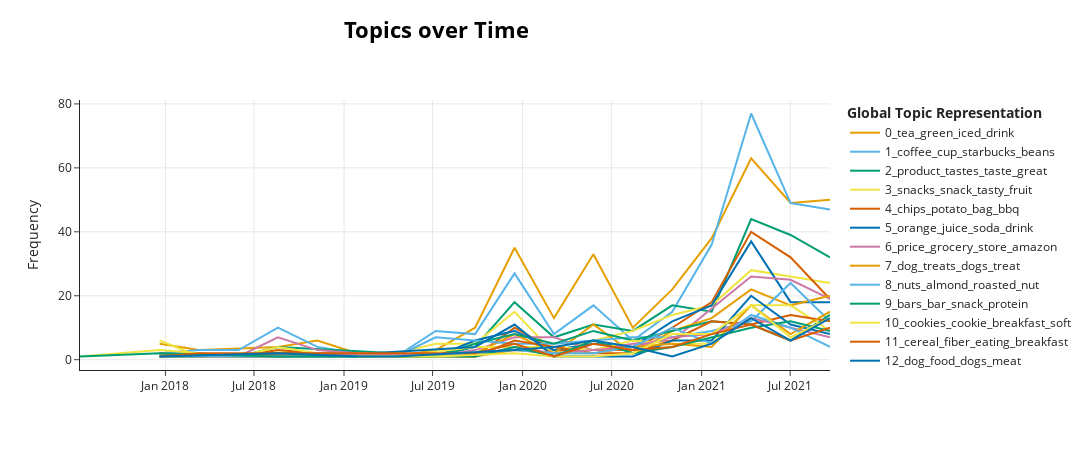

Write notebook code for a chart like this one.
### Code cell
topic_model.visualize_topics_over_time(topics_over_time, top_n_topics=20)

### Figure 1 — Plotly figure (JSON) as saved in the notebook; plotly's stock layout.template omitted (floating-point values rounded to 4 significant figures)
{"data": [{"hoverinfo": "text", "hovertext": ["<b>Topic 0</b><br>Words: tea, different, fan, pleased, bags", "<b>Topic 0</b><br>Words: tea, vitamin, standard, lot, color", "<b>Topic 0</b><br>Words: tea, ice, summer, cheap, isnt", "<b>Topic 0</b><br>Words: tea, refreshing, usually, iced, regret", "<b>Topic 0</b><br>Words: tea, im, berry, satisfied, iced", "<b>Topic 0</b><br>Words: blueberry, adding, amazing, works, fast", "<b>Topic 0</b><br>Words: tea, drink, didnt, brew, leave", "<b>Topic 0</b><br>Words: tea, iced, green, ice, friends", "<b>Topic 0</b><br>Words: tea, green, drink, black, iced", "<b>Topic 0</b><br>Words: tea, green, half, rich, best", "<b>Topic 0</b><br>Words: tea, green, iced, black, drink", "<b>Topic 0</b><br>Words: tea, color, bags, green, add", "<b>Topic 0</b><br>Words: tea, green, loose, enjoy, drink", "<b>Topic 0</b><br>Words: tea, green, black, like, iced", "<b>Topic 0</b><br>Words: tea, green, black, iced, leaves", "<b>Topic 0</b><br>Words: tea, green, iced, cinnamon, drink", "<b>Topic 0</b><br>Words: tea, green, drink, iced, flavor"], "marker": {"color": "#E69F00"}, "mode": "lines", "name": "0_tea_green_iced_drink", "type": "scatter", "x": ["2017-12-20T04:48:00", "2018-03-10T19:12:00", "2018-08-19T00:00:00", "2018-11-07T14:24:00", "2019-01-27T04:48:00", "2019-04-17T19:12:00", "2019-07-07T09:36:00", "2019-09-26T00:00:00", "2019-12-15T14:24:00", "2020-03-05T04:48:00", "2020-05-24T19:12:00", "2020-08-13T09:36:00", "2020-11-02T00:00:00", "2021-01-21T14:24:00", "2021-04-12T04:48:00", "2021-07-01T19:12:00", "2021-09-20T09:36:00"], "y": [5, 3, 4, 6, 2, 1, 3, 10, 35, 13, 33, 10, 22, 38, 63, 49, 50]}, {"hoverinfo": "text", "hovertext": ["<b>Topic 1</b><br>Words: dark, coffee, interesting, target, write", "<b>Topic 1</b><br>Words: dark, coffee, currently, means, stomach", "<b>Topic 1</b><br>Words: starbucks, coffee, discontinued, average, okay", "<b>Topic 1</b><br>Words: coffee, bean, smooth, starbucks, strong", "<b>Topic 1</b><br>Words: coffee, ordering, larger, amazon, repeat", "<b>Topic 1</b><br>Words: closer, favorite, job, truly, coffee", "<b>Topic 1</b><br>Words: pass, throwing, friend, rest, wouldnt", "<b>Topic 1</b><br>Words: coffee, beans, strong, dark, ive", "<b>Topic 1</b><br>Words: coffee, tasting, instant, office, machine", "<b>Topic 1</b><br>Words: coffee, french, cup, strong, starbucks", "<b>Topic 1</b><br>Words: coffee, cup, starbucks, freshly, instant", "<b>Topic 1</b><br>Words: coffee, flavored, cup, restaurant, lover", "<b>Topic 1</b><br>Words: coffee, starbucks, instant, blue, rich", "<b>Topic 1</b><br>Words: coffee, cup, beans, tried, bean", "<b>Topic 1</b><br>Words: coffee, cup, french, starbucks, beans", "<b>Topic 1</b><br>Words: coffee, cup, flavored, bitter, starbucks", "<b>Topic 1</b><br>Words: coffee, blend, starbucks, cup, dark", "<b>Topic 1</b><br>Words: coffee, cup, starbucks, beans, flavored"], "marker": {"color": "#56B4E9"}, "mode": "lines", "name": "1_coffee_cup_starbucks_beans", "type": "scatter", "x": ["2017-12-20T04:48:00", "2018-03-10T19:12:00", "2018-05-30T09:36:00", "2018-08-19T00:00:00", "2018-11-07T14:24:00", "2019-01-27T04:48:00", "2019-04-17T19:12:00", "2019-07-07T09:36:00", "2019-09-26T00:00:00", "2019-12-15T14:24:00", "2020-03-05T04:48:00", "2020-05-24T19:12:00", "2020-08-13T09:36:00", "2020-11-02T00:00:00", "2021-01-21T14:24:00", "2021-04-12T04:48:00", "2021-07-01T19:12:00", "2021-09-20T09:36:00"], "y": [2, 3, 3, 10, 4, 2, 1, 9, 8, 27, 8, 17, 6, 15, 36, 77, 49, 47]}, {"hoverinfo": "text", "hovertext": ["<b>Topic 2</b><br>Words: consistently, freshness, hit, miss, quality", "<b>Topic 2</b><br>Words: favor, average, personal, produce, health", "<b>Topic 2</b><br>Words: mom, gift, day, lot, taste", "<b>Topic 2</b><br>Words: gift, save, brother, mother, sure", "<b>Topic 2</b><br>Words: pleased, reorder, sense, liquid, left", "<b>Topic 2</b><br>Words: guests, served, chemical, dinner, type", "<b>Topic 2</b><br>Words: pure, quality, consistent, stays, try", "<b>Topic 2</b><br>Words: taste, product, ended, great, away", "<b>Topic 2</b><br>Words: used, jar, china, tastes, gave", "<b>Topic 2</b><br>Words: bottle, authentic, highly, unlike, good", "<b>Topic 2</b><br>Words: read, site, throw, shipping, yes", "<b>Topic 2</b><br>Words: taken, spice, recommend, product, tastes", "<b>Topic 2</b><br>Words: turns, product, prepare, pouch, cooking", "<b>Topic 2</b><br>Words: spice, product, tastes, spices, cooking", "<b>Topic 2</b><br>Words: cooking, tastes, spices, product, smell", "<b>Topic 2</b><br>Words: item, product, tastes, smell, great"], "marker": {"color": "#009E73"}, "mode": "lines", "name": "2_product_tastes_taste_great", "type": "scatter", "x": ["2017-12-20T04:48:00", "2018-03-10T19:12:00", "2018-05-30T09:36:00", "2018-08-19T00:00:00", "2019-04-17T19:12:00", "2019-07-07T09:36:00", "2019-09-26T00:00:00", "2019-12-15T14:24:00", "2020-03-05T04:48:00", "2020-05-24T19:12:00", "2020-08-13T09:36:00", "2020-11-02T00:00:00", "2021-01-21T14:24:00", "2021-04-12T04:48:00", "2021-07-01T19:12:00", "2021-09-20T09:36:00"], "y": [1, 2, 1, 4, 2, 1, 4, 18, 7, 11, 9, 17, 15, 44, 39, 32]}, {"hoverinfo": "text", "hovertext": ["<b>Topic 3</b><br>Words: road, snack, fruit, snacks, caramel", "<b>Topic 3</b><br>Words: shared, wait, filling, husband, loved", "<b>Topic 3</b><br>Words: 2nd, fruit, texture, snack, calories", "<b>Topic 3</b><br>Words: expert, likely, purchase, snacks, sitting", "<b>Topic 3</b><br>Words: hit, chewy, extra, kids, regular", "<b>Topic 3</b><br>Words: biggest, learned, doubt, leave, super", "<b>Topic 3</b><br>Words: discount, sells, twice, snacks, pricey", "<b>Topic 3</b><br>Words: snacks, light, holds, id, guilty", "<b>Topic 3</b><br>Words: month, snack, follow, directions, daughter", "<b>Topic 3</b><br>Words: snacks, snack, crunch, loves, fruit", "<b>Topic 3</b><br>Words: inexpensive, 150, target, trader, joes", "<b>Topic 3</b><br>Words: snack, snacks, tasty, healthy, yogurt", "<b>Topic 3</b><br>Words: snacks, snack, loves, crunch, course", "<b>Topic 3</b><br>Words: snacks, snack, teeth, eating, theyre", "<b>Topic 3</b><br>Words: snack, snacks, healthy, tasty, fruit", "<b>Topic 3</b><br>Words: snack, snacks, tasty, great, fruit", "<b>Topic 3</b><br>Words: snacks, snack, fruit, tasty, strawberry", "<b>Topic 3</b><br>Words: snacks, snack, tasty, healthy, case"], "marker": {"color": "#F0E442"}, "mode": "lines", "name": "3_snacks_snack_tasty_fruit", "type": "scatter", "x": ["2017-12-20T04:48:00", "2018-03-10T19:12:00", "2018-05-30T09:36:00", "2018-08-19T00:00:00", "2018-11-07T14:24:00", "2019-01-27T04:48:00", "2019-04-17T19:12:00", "2019-07-07T09:36:00", "2019-09-26T00:00:00", "2019-12-15T14:24:00", "2020-03-05T04:48:00", "2020-05-24T19:12:00", "2020-08-13T09:36:00", "2020-11-02T00:00:00", "2021-01-21T14:24:00", "2021-04-12T04:48:00", "2021-07-01T19:12:00", "2021-09-20T09:36:00"], "y": [6, 1, 1, 3, 1, 2, 2, 5, 5, 15, 2, 6, 9, 14, 17, 28, 26, 24]}, {"hoverinfo": "text", "hovertext": ["<b>Topic 4</b><br>Words: chips, potato, fat, current, saturated", "<b>Topic 4</b><br>Words: lime, chips, flavoring, traditional, favorites", "<b>Topic 4</b><br>Words: chips, look, consistent, obviously, response", "<b>Topic 4</b><br>Words: chips, onion, cheese, bag, asian", "<b>Topic 4</b><br>Words: cents, flavoring, chips, ounce, residue", "<b>Topic 4</b><br>Words: lime, chips, flavoring, traditional, favorites", "<b>Topic 4</b><br>Words: chips, texture, potato, bag, heat", "<b>Topic 4</b><br>Words: chips, discontinued, quantity, number, care", "<b>Topic 4</b><br>Words: chips, lime, apple, flavoring, crisp", "<b>Topic 4</b><br>Words: chips, crackers, potato, bbq, garlic", "<b>Topic 4</b><br>Words: chips, pepper, powder, onion, potato", "<b>Topic 4</b><br>Words: chips, bag, potato, baked, bags", "<b>Topic 4</b><br>Words: chips, bbq, baked, potato, bag", "<b>Topic 4</b><br>Words: chips, potato, sour, onion, bag", "<b>Topic 4</b><br>Words: chips, potato, bag, bags, calories"], "marker": {"color": "#D55E00"}, "mode": "lines", "name": "4_chips_potato_bag_bbq", "type": "scatter", "x": ["2017-12-20T04:48:00", "2018-03-10T19:12:00", "2018-05-30T09:36:00", "2018-08-19T00:00:00", "2018-11-07T14:24:00", "2019-09-26T00:00:00", "2019-12-15T14:24:00", "2020-03-05T04:48:00", "2020-05-24T19:12:00", "2020-08-13T09:36:00", "2020-11-02T00:00:00", "2021-01-21T14:24:00", "2021-04-12T04:48:00", "2021-07-01T19:12:00", "2021-09-20T09:36:00"], "y": [1, 1, 1, 3, 2, 1, 10, 3, 3, 3, 10, 18, 40, 32, 19]}, {"hoverinfo": "text", "hovertext": ["<b>Topic 5</b><br>Words: hoped, typical, honest, rating, disappointment", "<b>Topic 5</b><br>Words: says, reason, year, treat, stores", "<b>Topic 5</b><br>Words: soda, fruity, weird, aftertaste, alternative", "<b>Topic 5</b><br>Words: fruit, unpleasant, berry, pleasantly, soda", "<b>Topic 5</b><br>Words: important, switch, kids, great, taste", "<b>Topic 5</b><br>Words: juice, orange, drink, switch, soda", "<b>Topic 5</b><br>Words: juice, orange, soda, switch, flavors", "<b>Topic 5</b><br>Words: orange, switch, drink, juice, alternative", "<b>Topic 5</b><br>Words: soda, juice, drink, refreshing, size", "<b>Topic 5</b><br>Words: vitamin, orange, 12, daily, juice", "<b>Topic 5</b><br>Words: orange, juice, switch, drink, soda", "<b>Topic 5</b><br>Words: soda, juice, orange, switch, 100", "<b>Topic 5</b><br>Words: orange, juice, soda, drink, switch", "<b>Topic 5</b><br>Words: orange, soda, juice, drink, vitamin", "<b>Topic 5</b><br>Words: juice, orange, soda, drink, switch"], "marker": {"color": "#0072B2"}, "mode": "lines", "name": "5_orange_juice_soda_drink", "type": "scatter", "x": ["2017-12-20T04:48:00", "2018-03-10T19:12:00", "2018-08-19T00:00:00", "2019-04-17T19:12:00", "2019-07-07T09:36:00", "2019-09-26T00:00:00", "2019-12-15T14:24:00", "2020-03-05T04:48:00", "2020-05-24T19:12:00", "2020-08-13T09:36:00", "2020-11-02T00:00:00", "2021-01-21T14:24:00", "2021-04-12T04:48:00", "2021-07-01T19:12:00", "2021-09-20T09:36:00"], "y": [1, 1, 2, 1, 1, 6, 9, 3, 5, 4, 12, 17, 37, 18, 18]}, {"hoverinfo": "text", "hovertext": ["<b>Topic 6</b><br>Words: charge, costco, currently, beware, careful", "<b>Topic 6</b><br>Words: packs, receive, total, boxes, received", "<b>Topic 6</b><br>Words: club, prices, close, believe, high", "<b>Topic 6</b><br>Words: 10, pay, words, mistake, walmart", "<b>Topic 6</b><br>Words: formula, usually, store, person, pay", "<b>Topic 6</b><br>Words: comparable, subscription, person, formula, research", "<b>Topic 6</b><br>Words: superior, costco, priced, far, different", "<b>Topic 6</b><br>Words: locally, traveling, stores, half, attention", "<b>Topic 6</b><br>Words: price, amazon, target, buy, pay", "<b>Topic 6</b><br>Words: boxes, formula, price, local, box", "<b>Topic 6</b><br>Words: seed, price, living, target, goods", "<b>Topic 6</b><br>Words: locally, paid, pricing, local, overpriced", "<b>Topic 6</b><br>Words: formula, work, change, boxes, price", "<b>Topic 6</b><br>Words: price, grocery, store, shipping, oz", "<b>Topic 6</b><br>Words: costco, store, price, cheaper, grocery", "<b>Topic 6</b><br>Words: price, grocery, retail, amazon, store", "<b>Topic 6</b><br>Words: price, amazon, shipping, deal, grocery"], "marker": {"color": "#CC79A7"}, "mode": "lines", "name": "6_price_grocery_store_amazon", "type": "scatter", "x": ["2017-12-20T04:48:00", "2018-03-10T19:12:00", "2018-05-30T09:36:00", "2018-08-19T00:00:00", "2018-11-07T14:24:00", "2019-01-27T04:48:00", "2019-07-07T09:36:00", "2019-09-26T00:00:00", "2019-12-15T14:24:00", "2020-03-05T04:48:00", "2020-05-24T19:12:00", "2020-08-13T09:36:00", "2020-11-02T00:00:00", "2021-01-21T14:24:00", "2021-04-12T04:48:00", "2021-07-01T19:12:00", "2021-09-20T09:36:00"], "y": [2, 1, 1, 7, 3, 2, 1, 3, 7, 7, 3, 5, 6, 16, 26, 25, 19]}, {"hoverinfo": "text", "hovertext": ["<b>Topic 7</b><br>Words: gross, smelled, cut, dogs, thats", "<b>Topic 7</b><br>Words: holiday, supply, hand, treats, treat", "<b>Topic 7</b><br>Words: dogs, treats, tough, longer, treat", "<b>Topic 7</b><br>Words: soft, multiple, supply, containers, amazons", "<b>Topic 7</b><br>Words: dog, treats, dogs, adult, affordable", "<b>Topic 7</b><br>Words: quality, 17, brother, returned, item", "<b>Topic 7</b><br>Words: dogs, dog, ball, sticks, crazy", "<b>Topic 7</b><br>Words: treats, receive, dogs, pound, weight", "<b>Topic 7</b><br>Words: dogs, treats, amazoncom, dog, shipping", "<b>Topic 7</b><br>Words: dog, dogs, treats, vendor, sticks", "<b>Topic 7</b><br>Words: dogs, dog, treats, treat, chew", "<b>Topic 7</b><br>Words: treats, dog, dogs, loves, treat", "<b>Topic 7</b><br>Words: dog, treats, dogs, chew, sticks"], "marker": {"color": "#E69F00"}, "mode": "lines", "name": "7_dog_treats_dogs_treat", "type": "scatter", "x": ["2017-12-20T04:48:00", "2018-08-19T00:00:00", "2019-07-07T09:36:00", "2019-09-26T00:00:00", "2019-12-15T14:24:00", "2020-03-05T04:48:00", "2020-05-24T19:12:00", "2020-08-13T09:36:00", "2020-11-02T00:00:00", "2021-01-21T14:24:00", "2021-04-12T04:48:00", "2021-07-01T19:12:00", "2021-09-20T09:36:00"], "y": [1, 1, 1, 2, 8, 2, 11, 2, 9, 13, 22, 17, 20]}, {"hoverinfo": "text", "hovertext": ["<b>Topic 8</b><br>Words: happens, 200, workout, natural, sick", "<b>Topic 8</b><br>Words: stale, run, crunchy, salty, treat", "<b>Topic 8</b><br>Words: expert, companies, mother, checked, packed", "<b>Topic 8</b><br>Words: nuts, almond, ball, fresh, roasted", "<b>Topic 8</b><br>Words: nuts, lightly, blue, roasted, convenient", "<b>Topic 8</b><br>Words: nuts, mixed, nut, freshness, hoped", "<b>Topic 8</b><br>Words: nuts, raw, almond, pepper, seal", "<b>Topic 8</b><br>Words: nuts, salt, pepper, nut, cardboard", "<b>Topic 8</b><br>Words: nuts, trader, joes, honey, almond", "<b>Topic 8</b><br>Words: nuts, nut, almond, fresh, crunch", "<b>Topic 8</b><br>Words: nuts, eating, roasted, stop, snack", "<b>Topic 8</b><br>Words: nuts, roasted, almond, nut, snack", "<b>Topic 8</b><br>Words: nuts, almond, snack, sitting, fresh"], "marker": {"color": "#56B4E9"}, "mode": "lines", "name": "8_nuts_almond_roasted_nut", "type": "scatter", "x": ["2017-12-20T04:48:00", "2018-05-30T09:36:00", "2019-04-17T19:12:00", "2019-07-07T09:36:00", "2019-12-15T14:24:00", "2020-03-05T04:48:00", "2020-05-24T19:12:00", "2020-08-13T09:36:00", "2020-11-02T00:00:00", "2021-01-21T14:24:00", "2021-04-12T04:48:00", "2021-07-01T19:12:00", "2021-09-20T09:36:00"], "y": [2, 1, 1, 7, 5, 5, 6, 7, 7, 9, 12, 24, 12]}, {"hoverinfo": "text", "hovertext": ["<b>Topic 9</b><br>Words: rate, bar, bars, special, energy", "<b>Topic 9</b><br>Words: bars, fiber, bar, chewy, peanut", "<b>Topic 9</b><br>Words: bars, protein, afraid, shakes, high", "<b>Topic 9</b><br>Words: bars, expert, sun, bar, stays", "<b>Topic 9</b><br>Words: feeling, pick, bar, true, bars", "<b>Topic 9</b><br>Words: banana, afternoon, bars, chewy, nut", "<b>Topic 9</b><br>Words: bars, eating, offered, suggest, clean", "<b>Topic 9</b><br>Words: bar, bars, peanut, organic, snack", "<b>Topic 9</b><br>Words: bars, bar, snack, chewy, protein", "<b>Topic 9</b><br>Words: bars, bar, snack, ingredients, wants", "<b>Topic 9</b><br>Words: bars, bar, banana, snack, sugars", "<b>Topic 9</b><br>Words: bars, bar, future, snack, pay", "<b>Topic 9</b><br>Words: bars, bar, snack, protein, want", "<b>Topic 9</b><br>Words: bars, bar, protein, special, strawberry", "<b>Topic 9</b><br>Words: bars, bar, snack, protein, tasting", "<b>Topic 9</b><br>Words: bar, bars, snack, sugars, guess", "<b>Topic 9</b><br>Words: bars, bar, meal, snack, protein"], "marker": {"color": "#009E73"}, "mode": "lines", "name": "9_bars_bar_snack_protein", "type": "scatter", "x": ["2017-12-20T04:48:00", "2018-03-10T19:12:00", "2018-08-19T00:00:00", "2018-11-07T14:24:00", "2019-01-27T04:48:00", "2019-04-17T19:12:00", "2019-07-07T09:36:00", "2019-09-26T00:00:00", "2019-12-15T14:24:00", "2020-03-05T04:48:00", "2020-05-24T19:12:00", "2020-08-13T09:36:00", "2020-11-02T00:00:00", "2021-01-21T14:24:00", "2021-04-12T04:48:00", "2021-07-01T19:12:00", "2021-09-20T09:36:00"], "y": [1, 1, 2, 2, 1, 1, 1, 5, 8, 5, 9, 6, 9, 12, 11, 6, 14]}, {"hoverinfo": "text", "hovertext": ["<b>Topic 10</b><br>Words: pretty, individually, crisp, wrapped, cookies", "<b>Topic 10</b><br>Words: cookies, individually, sweet, unpleasant, freshly", "<b>Topic 10</b><br>Words: cookies, cookie, exception, rarely, response", "<b>Topic 10</b><br>Words: unlike, yes, cookie, cookies, soft", "<b>Topic 10</b><br>Words: cookies, cookie, multiple, search, mom", "<b>Topic 10</b><br>Words: cookie, cookies, cereal, worried, excellent", "<b>Topic 10</b><br>Words: peanut, cookies, dark, butter, chocolate", "<b>Topic 10</b><br>Words: hassle, mom, kid, cookies, homemade", "<b>Topic 10</b><br>Words: cookies, cookie, chocolate, intense, wasted", "<b>Topic 10</b><br>Words: cookies, cookie, son, ginger, tree", "<b>Topic 10</b><br>Words: cookies, cookie, youve, peanut, ordering", "<b>Topic 10</b><br>Words: cookies, life, carry, cookie, awhile", "<b>Topic 10</b><br>Words: cookies, breakfast, cookie, loaded, chewy", "<b>Topic 10</b><br>Words: cookies, cookie, multiple, theyre, healthier", "<b>Topic 10</b><br>Words: cookies, cookie, breakfast, reviews, summer", "<b>Topic 10</b><br>Words: cookies, cookie, breakfast, peanut, chocolate", "<b>Topic 10</b><br>Words: cookies, cookie, lemon, arent, chewy", "<b>Topic 10</b><br>Words: cookies, cookie, breakfast, morning, sweet"], "marker": {"color": "#F0E442"}, "mode": "lines", "name": "10_cookies_cookie_breakfast_soft", "type": "scatter", "x": ["2017-07-10T09:18:43.200000", "2017-12-20T04:48:00", "2018-03-10T19:12:00", "2018-05-30T09:36:00", "2018-08-19T00:00:00", "2018-11-07T14:24:00", "2019-01-27T04:48:00", "2019-04-17T19:12:00", "2019-09-26T00:00:00", "2019-12-15T14:24:00", "2020-03-05T04:48:00", "2020-05-24T19:12:00", "2020-08-13T09:36:00", "2020-11-02T00:00:00", "2021-01-21T14:24:00", "2021-04-12T04:48:00", "2021-07-01T19:12:00", "2021-09-20T09:36:00"], "y": [1, 3, 2, 1, 4, 2, 1, 1, 4, 4, 4, 3, 6, 5, 5, 17, 17, 9]}, {"hoverinfo": "text", "hovertext": ["<b>Topic 11</b><br>Words: cereal, nutritious, fiber, versatile, mixing", "<b>Topic 11</b><br>Words: cereal, healthy, fun, definitely, usual", "<b>Topic 11</b><br>Words: cereal, fruits, feeling, oh, nearly", "<b>Topic 11</b><br>Words: cereal, cinnamon, needed, eating, original", "<b>Topic 11</b><br>Words: cereal, crunchy, breakfast, powder, additives", "<b>Topic 11</b><br>Words: cereal, nut, hours, breakfast, crunchy", "<b>Topic 11</b><br>Words: cereal, morning, popular, straight, sugary", "<b>Topic 11</b><br>Words: cereal, fun, tasteless, possible, combination", "<b>Topic 11</b><br>Words: cereal, dietary, fiber, parents, shot", "<b>Topic 11</b><br>Words: cereal, milk, fiber, sugar, consistency", "<b>Topic 11</b><br>Words: cereal, high, fiber, breakfast, grocery", "<b>Topic 11</b><br>Words: cereal, healthy, eating, fiber, breakfast", "<b>Topic 11</b><br>Words: cereal, fiber, wheat, milk, sugar"], "marker": {"color": "#D55E00"}, "mode": "lines", "name": "11_cereal_fiber_eating_breakfast", "type": "scatter", "x": ["2017-12-20T04:48:00", "2018-03-10T19:12:00", "2018-08-19T00:00:00", "2019-09-26T00:00:00", "2019-12-15T14:24:00", "2020-03-05T04:48:00", "2020-05-24T19:12:00", "2020-08-13T09:36:00", "2020-11-02T00:00:00", "2021-01-21T14:24:00", "2021-04-12T04:48:00", "2021-07-01T19:12:00", "2021-09-20T09:36:00"], "y": [2, 1, 2, 1, 6, 4, 2, 2, 6, 12, 11, 14, 12]}, {"hoverinfo": "text", "hovertext": ["<b>Topic 12</b><br>Words: dog, dogs, minimum, learned, small", "<b>Topic 12</b><br>Words: dogs, dog, blue, cooked, food", "<b>Topic 12</b><br>Words: dog, food, dogs, meat, corn", "<b>Topic 12</b><br>Words: dog, food, dogs, premium, ingredients", "<b>Topic 12</b><br>Words: food, lb, consistently, switched, think", "<b>Topic 12</b><br>Words: newmans, dog, food, likes, organic", "<b>Topic 12</b><br>Words: outside, dog, dogs, actually, food", "<b>Topic 12</b><br>Words: dog, food, newmans, meat, solid", "<b>Topic 12</b><br>Words: dog, food, dogs, feed, blue", "<b>Topic 12</b><br>Words: dog, food, dogs, hes, meat", "<b>Topic 12</b><br>Words: dog, food, dogs, healthy, meat", "<b>Topic 12</b><br>Words: dog, food, dogs, feed, golden"], "marker": {"color": "#0072B2"}, "mode": "lines", "name": "12_dog_food_dogs_meat", "type": "scatter", "x": ["2018-05-30T09:36:00", "2018-11-07T14:24:00", "2019-09-26T00:00:00", "2019-12-15T14:24:00", "2020-03-05T04:48:00", "2020-05-24T19:12:00", "2020-08-13T09:36:00", "2020-11-02T00:00:00", "2021-01-21T14:24:00", "2021-04-12T04:48:00", "2021-07-01T19:12:00", "2021-09-20T09:36:00"], "y": [1, 1, 4, 11, 1, 1, 1, 6, 6, 20, 11, 8]}, {"hoverinfo": "text", "hovertext": ["<b>Topic 13</b><br>Words: corn, traditional, banana, candy, maple", "<b>Topic 13</b><br>Words: previously, sorry, realize, stale, packaged", "<b>Topic 13</b><br>Words: candy, pieces, buyer, instead, shows", "<b>Topic 13</b><br>Words: suggested, broken, worried, wonder, saved", "<b>Topic 13</b><br>Words: gift, perfect, arrived, condition, surprised", "<b>Topic 13</b><br>Words: candy, packaged, old, large, box", "<b>Topic 13</b><br>Words: candy, young, hand, arrived, child", "<b>Topic 13</b><br>Words: candy, big, sale, bag, stores", "<b>Topic 13</b><br>Words: candy, brand, warehouse, broken, counter", "<b>Topic 13</b><br>Words: candy, box, gift, warm, items", "<b>Topic 13</b><br>Words: candy, box, inside, items, cardboard", "<b>Topic 13</b><br>Words: broken, candy, box, came, wrapped", "<b>Topic 13</b><br>Words: candy, box, stale, opened, apart", "<b>Topic 13</b><br>Words: candy, gift, bar, box, came"], "marker": {"color": "#CC79A7"}, "mode": "lines", "name": "13_candy_broken_box_gift", "type": "scatter", "x": ["2018-03-10T19:12:00", "2018-05-30T09:36:00", "2018-08-19T00:00:00", "2018-11-07T14:24:00", "2019-09-26T00:00:00", "2019-12-15T14:24:00", "2020-03-05T04:48:00", "2020-05-24T19:12:00", "2020-08-13T09:36:00", "2020-11-02T00:00:00", "2021-01-21T14:24:00", "2021-04-12T04:48:00", "2021-07-01T19:12:00", "2021-09-20T09:36:00"], "y": [1, 1, 1, 2, 1, 4, 2, 3, 4, 7, 8, 13, 10, 7]}, {"hoverinfo": "text", "hovertext": ["<b>Topic 14</b><br>Words: cat, current, interesting, hungry, hes", "<b>Topic 14</b><br>Words: sitting, waste, absolutely, eat, food", "<b>Topic 14</b><br>Words: cat, diet, food, dry, adult", "<b>Topic 14</b><br>Words: thanks, cat, feel, food, price", "<b>Topic 14</b><br>Words: cat, food, turkey, newmans, diet", "<b>Topic 14</b><br>Words: hes, cat, pulled, interested, tooth", "<b>Topic 14</b><br>Words: cat, wont, looks, bad, grew", "<b>Topic 14</b><br>Words: cat, food, feed, quality, local", "<b>Topic 14</b><br>Words: cat, grain, free, food, eat", "<b>Topic 14</b><br>Words: cat, food, eating, diet, day", "<b>Topic 14</b><br>Words: cat, food, grain, diet, dry", "<b>Topic 14</b><br>Words: cat, food, fish, supplement, acid", "<b>Topic 14</b><br>Words: cat, food, eat, dry, canned"], "marker": {"color": "#E69F00"}, "mode": "lines", "name": "14_cat_food_grain_diet", "type": "scatter", "x": ["2017-12-20T04:48:00", "2018-05-30T09:36:00", "2019-04-17T19:12:00", "2019-09-26T00:00:00", "2019-12-15T14:24:00", "2020-03-05T04:48:00", "2020-05-24T19:12:00", "2020-08-13T09:36:00", "2020-11-02T00:00:00", "2021-01-21T14:24:00", "2021-04-12T04:48:00", "2021-07-01T19:12:00", "2021-09-20T09:36:00"], "y": [1, 1, 1, 1, 3, 2, 2, 4, 5, 4, 17, 8, 15]}, {"hoverinfo": "text", "hovertext": ["<b>Topic 15</b><br>Words: crackers, crisp, grains, substitute, grain", "<b>Topic 15</b><br>Words: crackers, diet, road, buttery, car", "<b>Topic 15</b><br>Words: reach, taken, count, weight, calorie", "<b>Topic 15</b><br>Words: crackers, offers, ton, quite, thrilled", "<b>Topic 15</b><br>Words: boxes, crackers, italian, inside, liked", "<b>Topic 15</b><br>Words: heard, crackers, adults, shows, include", "<b>Topic 15</b><br>Words: crackers, boxes, strange, box, old", "<b>Topic 15</b><br>Words: crackers, young, non, flavour, allergic", "<b>Topic 15</b><br>Words: crackers, crunchy, 120, yum, vegetable", "<b>Topic 15</b><br>Words: crackers, fat, trans, low, dietary", "<b>Topic 15</b><br>Words: crackers, heart, gluten, corn, wheat", "<b>Topic 15</b><br>Words: crackers, thicker, pie, impressed, immediately", "<b>Topic 15</b><br>Words: crackers, snack, delicious, store, tasty", "<b>Topic 15</b><br>Words: crackers, boxes, subscribe, box, save", "<b>Topic 15</b><br>Words: crackers, result, crunch, rice, snack"], "marker": {"color": "#56B4E9"}, "mode": "lines", "name": "15_crackers_boxes_box_snack", "type": "scatter", "x": ["2017-12-20T04:48:00", "2018-08-19T00:00:00", "2018-11-07T14:24:00", "2019-01-27T04:48:00", "2019-04-17T19:12:00", "2019-09-26T00:00:00", "2019-12-15T14:24:00", "2020-03-05T04:48:00", "2020-05-24T19:12:00", "2020-08-13T09:36:00", "2020-11-02T00:00:00", "2021-01-21T14:24:00", "2021-04-12T04:48:00", "2021-07-01T19:12:00", "2021-09-20T09:36:00"], "y": [1, 1, 1, 1, 1, 2, 3, 2, 2, 4, 10, 5, 14, 10, 4]}, {"hoverinfo": "text", "hovertext": ["<b>Topic 16</b><br>Words: sodium, hard, great, price, product", "<b>Topic 16</b><br>Words: salt, salty, content, lunch, value", "<b>Topic 16</b><br>Words: salt, meant, example, brings, chicken", "<b>Topic 16</b><br>Words: seasoning, items, work, great, salt", "<b>Topic 16</b><br>Words: salt, table, sea, learned, eggs", "<b>Topic 16</b><br>Words: salt, lemon, table, sea, ok", "<b>Topic 16</b><br>Words: balance, veggies, overall, salty, gave", "<b>Topic 16</b><br>Words: salt, sea, table, sodium, salty", "<b>Topic 16</b><br>Words: salt, acquired, sodium, youll, variety", "<b>Topic 16</b><br>Words: salt, careful, salty, vendor, spoon", "<b>Topic 16</b><br>Words: salt, table, sea, salty, salads", "<b>Topic 16</b><br>Words: salt, sea, table, add, body", "<b>Topic 16</b><br>Words: salt, table, sea, black, sodium", "<b>Topic 16</b><br>Words: salt, table, sodium, sea, color"], "marker": {"color": "#009E73"}, "mode": "lines", "name": "16_salt_table_sea_sodium", "type": "scatter", "x": ["2017-07-10T09:18:43.200000", "2017-12-20T04:48:00", "2018-08-19T00:00:00", "2019-01-27T04:48:00", "2019-09-26T00:00:00", "2019-12-15T14:24:00", "2020-03-05T04:48:00", "2020-05-24T19:12:00", "2020-08-13T09:36:00", "2020-11-02T00:00:00", "2021-01-21T14:24:00", "2021-04-12T04:48:00", "2021-07-01T19:12:00", "2021-09-20T09:36:00"], "y": [1, 2, 1, 1, 1, 4, 1, 6, 2, 4, 7, 10, 12, 9]}, {"hoverinfo": "text", "hovertext": ["<b>Topic 17</b><br>Words: nutritional, china, nuts, bar, fruit", "<b>Topic 17</b><br>Words: amazoncom, china, treats, helpful, email", "<b>Topic 17</b><br>Words: skin, china, batch, container, products", "<b>Topic 17</b><br>Words: china, mouth, baby, hear, learned", "<b>Topic 17</b><br>Words: china, treats, buying, switched, moist", "<b>Topic 17</b><br>Words: china, wont, customers, products, stand", "<b>Topic 17</b><br>Words: china, treats, dogs, dog, chicken", "<b>Topic 17</b><br>Words: china, treats, usa, chicken, dogs", "<b>Topic 17</b><br>Words: china, treats, dogs, chicken, dog", "<b>Topic 17</b><br>Words: china, treats, dog, dogs, products", "<b>Topic 17</b><br>Words: china, treats, dog, chicken, dogs"], "marker": {"color": "#F0E442"}, "mode": "lines", "name": "17_china_treats_dogs_dog", "type": "scatter", "x": ["2019-01-27T04:48:00", "2019-07-07T09:36:00", "2019-12-15T14:24:00", "2020-03-05T04:48:00", "2020-05-24T19:12:00", "2020-08-13T09:36:00", "2020-11-02T00:00:00", "2021-01-21T14:24:00", "2021-04-12T04:48:00", "2021-07-01T19:12:00", "2021-09-20T09:36:00"], "y": [1, 1, 2, 1, 1, 2, 8, 8, 17, 7, 13]}, {"hoverinfo": "text", "hovertext": ["<b>Topic 18</b><br>Words: buyer, beware, overpriced, research, wrong", "<b>Topic 18</b><br>Words: loved, handy, coming, gift, sent", "<b>Topic 18</b><br>Words: holds, receive, bunch, satisfied, customer", "<b>Topic 18</b><br>Words: sick, customer, thanks, service, batch", "<b>Topic 18</b><br>Words: timely, shape, shared, mail, saved", "<b>Topic 18</b><br>Words: healthy, time, buy, price, product", "<b>Topic 18</b><br>Words: gift, sized, quite, plan, product", "<b>Topic 18</b><br>Words: gift, item, seeing, pulled, needless", "<b>Topic 18</b><br>Words: product, write, boy, pleasantly, asian", "<b>Topic 18</b><br>Words: company, contact, gift, new, service", "<b>Topic 18</b><br>Words: service, company, item, product, quickly", "<b>Topic 18</b><br>Words: item, loved, happy, money, months", "<b>Topic 18</b><br>Words: saw, contact, gift, item, bought"], "marker": {"color": "#D55E00"}, "mode": "lines", "name": "18_gift_product_item_company", "type": "scatter", "x": ["2017-12-20T04:48:00", "2018-03-10T19:12:00", "2018-08-19T00:00:00", "2019-09-26T00:00:00", "2019-12-15T14:24:00", "2020-03-05T04:48:00", "2020-05-24T19:12:00", "2020-08-13T09:36:00", "2020-11-02T00:00:00", "2021-01-21T14:24:00", "2021-04-12T04:48:00", "2021-07-01T19:12:00", "2021-09-20T09:36:00"], "y": [1, 2, 2, 2, 5, 1, 5, 3, 4, 8, 11, 6, 10]}, {"hoverinfo": "text", "hovertext": ["<b>Topic 19</b><br>Words: peanut, allergy, butter, children, difference", "<b>Topic 19</b><br>Words: peanut, butter, substitute, allergic, alternative", "<b>Topic 19</b><br>Words: peanut, butter, stays, paper, instead", "<b>Topic 19</b><br>Words: peanut, butter, allergic, picky, stopped", "<b>Topic 19</b><br>Words: allergic, peanut, butter, morning, toast", "<b>Topic 19</b><br>Words: butter, peanut, allergic, occasionally, seeing", "<b>Topic 19</b><br>Words: butter, peanut, almond, bit, crackers", "<b>Topic 19</b><br>Words: peanut, butter, reduced, fat, creamy", "<b>Topic 19</b><br>Words: peanut, turns, butter, chance, lots", "<b>Topic 19</b><br>Words: peanut, butter, does, kind, creamy", "<b>Topic 19</b><br>Words: peanut, butter, fix, low, allergic", "<b>Topic 19</b><br>Words: butter, peanut, almond, nut, allergic", "<b>Topic 19</b><br>Words: butter, peanut, chocolate, jar, creamy"], "marker": {"color": "#0072B2"}, "mode": "lines", "name": "19_butter_peanut_almond_allergic", "type": "scatter", "x": ["2017-12-20T04:48:00", "2018-08-19T00:00:00", "2019-01-27T04:48:00", "2019-04-17T19:12:00", "2019-12-15T14:24:00", "2020-03-05T04:48:00", "2020-05-24T19:12:00", "2020-08-13T09:36:00", "2020-11-02T00:00:00", "2021-01-21T14:24:00", "2021-04-12T04:48:00", "2021-07-01T19:12:00", "2021-09-20T09:36:00"], "y": [1, 2, 1, 1, 3, 4, 6, 4, 1, 5, 13, 6, 13]}], "layout": {"height": 450, "hoverlabel": {"bgcolor": "white", "font": {"family": "Rockwell", "size": 16}}, "legend": {"title": {"text": "<b>Global Topic Representation"}}, "title": {"font": {"color": "Black", "size": 22}, "text": "<b>Topics over Time</b>", "x": 0.4, "xanchor": "center", "y": 0.95, "yanchor": "top"}, "width": 1250, "xaxis": {"showgrid": true}, "yaxis": {"showgrid": true, "title": {"text": "Frequency"}}}}
